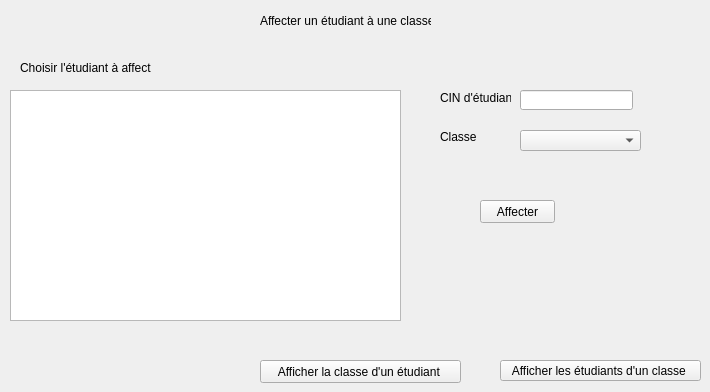
       <widget class="QWidget" name="page_6">
        <widget class="QLabel" name="label_75">
         <property name="geometry">
          <rect>
           <x>260</x>
           <y>0</y>
           <width>171</width>
           <height>41</height>
          </rect>
         </property>
         <property name="text">
          <string>Affecter un étudiant à une classe</string>
         </property>
        </widget>
        <widget class="QTableView" name="ListeEtud_2">
         <property name="geometry">
          <rect>
           <x>10</x>
           <y>90</y>
           <width>391</width>
           <height>231</height>
          </rect>
         </property>
        </widget>
        <widget class="QLabel" name="label_76">
         <property name="geometry">
          <rect>
           <x>440</x>
           <y>130</y>
           <width>47</width>
           <height>13</height>
          </rect>
         </property>
         <property name="text">
          <string>Classe</string>
         </property>
        </widget>
        <widget class="QLabel" name="label_77">
         <property name="geometry">
          <rect>
           <x>20</x>
           <y>60</y>
           <width>131</width>
           <height>16</height>
          </rect>
         </property>
         <property name="text">
          <string>Choisir l'étudiant à affecter </string>
         </property>
        </widget>
        <widget class="QPushButton" name="pushButton_18">
         <property name="geometry">
          <rect>
           <x>480</x>
           <y>200</y>
           <width>75</width>
           <height>23</height>
          </rect>
         </property>
         <property name="text">
          <string>Affecter</string>
         </property>
        </widget>
        <widget class="QLineEdit" name="AfCINETUD_2">
         <property name="geometry">
          <rect>
           <x>520</x>
           <y>90</y>
           <width>113</width>
           <height>20</height>
          </rect>
         </property>
        </widget>
        <widget class="QLabel" name="label_78">
         <property name="geometry">
          <rect>
           <x>440</x>
           <y>90</y>
           <width>71</width>
           <height>16</height>
          </rect>
         </property>
         <property name="text">
          <string>CIN d'étudiant</string>
         </property>
        </widget>
        <widget class="QPushButton" name="pushButton_22">
         <property name="geometry">
          <rect>
           <x>500</x>
           <y>360</y>
           <width>201</width>
           <height>21</height>
          </rect>
         </property>
         <property name="text">
          <string>Afficher les étudiants d'un classe </string>
         </property>
        </widget>
        <widget class="QPushButton" name="pushButton_23">
         <property name="geometry">
          <rect>
           <x>260</x>
           <y>360</y>
           <width>201</width>
           <height>23</height>
          </rect>
         </property>
         <property name="text">
          <string>Afficher la classe d'un étudiant </string>
         </property>
        </widget>
        <widget class="QComboBox" name="AfListeClass_2">
         <property name="geometry">
          <rect>
           <x>520</x>
           <y>130</y>
           <width>121</width>
           <height>21</height>
          </rect>
         </property>
        </widget>
       </widget>
